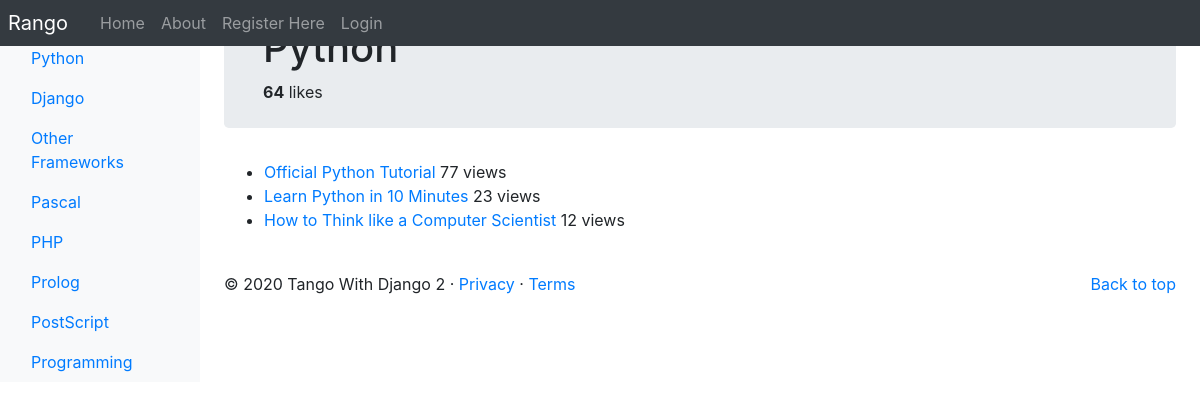
/rango/category/python/, run on the app's committed database.
### rango/models.py (models this page shows, shortened)
class Category(models.Model):
    NAME_MAX_LENGTH = 128
    name = models.CharField(max_length=NAME_MAX_LENGTH, unique=True)
    views = models.IntegerField(default=0)
    likes = models.IntegerField(default=0)
    slug = models.SlugField(unique=True)
    class Meta:
        verbose_name_plural = 'Categories'

class Page(models.Model):
    TITLE_MAX_LENGTH = 128
    URL_MAX_LENGTH = 200
    category = models.ForeignKey(Category, on_delete=models.CASCADE)
    title = models.CharField(max_length=TITLE_MAX_LENGTH)
    url = models.URLField()
    views = models.IntegerField(default=0)
    last_visit = models.DateTimeField(blank=True)

### rango/views.py (the view, shortened to what this page needs)
# urls.py: path('category/<slug:category_name_slug>/', ShowCategoryView.as_view(), name='show_category'),
class ShowCategoryView(View):
    context_dict = dict()
    result_list = []
    def get_data(self, category_name_slug):
        try:
            category = Category.objects.get(slug=category_name_slug)
            pages = Page.objects.filter(category=category).order_by('-views')
            self.context_dict['pages'] = pages
            self.context_dict['category'] = category
        except Category.DoesNotExist:
            self.context_dict['category'] = None
            self.context_dict['pages'] = None
    def get(self, request, category_name_slug):
        self.get_data(category_name_slug)
        self.context_dict['result_list'] = self.result_list
        return render(request, 'rango/category.html', context=self.context_dict)

### rango/templatetags/rango_template_tags.py (called while the page is built)
@register.inclusion_tag('rango/categories.html')
def get_category_list(current_category=None):
    return {'categories': Category.objects.all(),
            'current_category': current_category}

### templates/rango/category.html (shortened to what this page needs)
{% extends 'rango/base.html' %}
{% load staticfiles %}
{% block body_block %}
    <div class="jumbotron p-4">
        <div class="container">
            {% if category %}
                <h1 class="jumbotron-heading">{{ category.name }}</h1>
                <div>
                    <strong id="like_count">{{ category.likes }}</strong> likes
                </div>
            {% else %}
                <h1 class="jumbotron-heading">The specified category does not exist.</h1>
            {% endif %}
        </div>
    </div>
    {% if category %}
        <div id="pages">
            {% if pages %}
            <ul>
                {% for page in pages %}
                    <li>
                        <a href="{% url 'rango:goto' %}?page_id={{ page.id }}">{{ page.title }}</a>
                        <span class="tag tag-pill tag-primary">
                            {% if page.views > 1 %}
                                {{ page.views }} views
                            {% elif page.views == 0 %}
                                No views
                            {% else %}
                                {{ page.views }} view
                            {% endif %}
                        </span></li>
                {% endfor %}
            </ul>
            {% else %}
                <strong>No pages currently in category.</strong>
            {% endif %}
        </div>
        <br />
    {% endif %}
{% endblock %}

### templates/rango/categories.html (shortened to what this page needs)
<ul class="nav flex-column">
    {% if categories %}
        {% for c in categories %}
            {% if c == current_category %}
                <li class="nav-item">
                    <a class="nav-link active" href="{% url 'rango:show_category' c.slug %}">
                        {{ c.name }}
                    </a>
                </li>
            {% else %}
                <li class="nav-item">
                    <a class="nav-link" href="{% url 'rango:show_category' c.slug %}">
                        {{ c.name }}
                    </a>
                </li>
            {% endif %}
        {% endfor %}
    {% else %}
        <li class="nav-item">There are no categories present.</li>
    {% endif %}
</ul>

### data on the page
Category: name "Python", likes "64"
Category: name "Django"
Category: name "Other Frameworks"
Category: name "Pascal"
Category: name "PHP"
Category: name "Prolog"
Category: name "PostScript"
Category: name "Programming"
Page: title "Official Python Tutorial", views "77"
Page: title "Learn Python in 10 Minutes", views "23"
Page: title "How to Think like a Computer Scientist", views "12"
